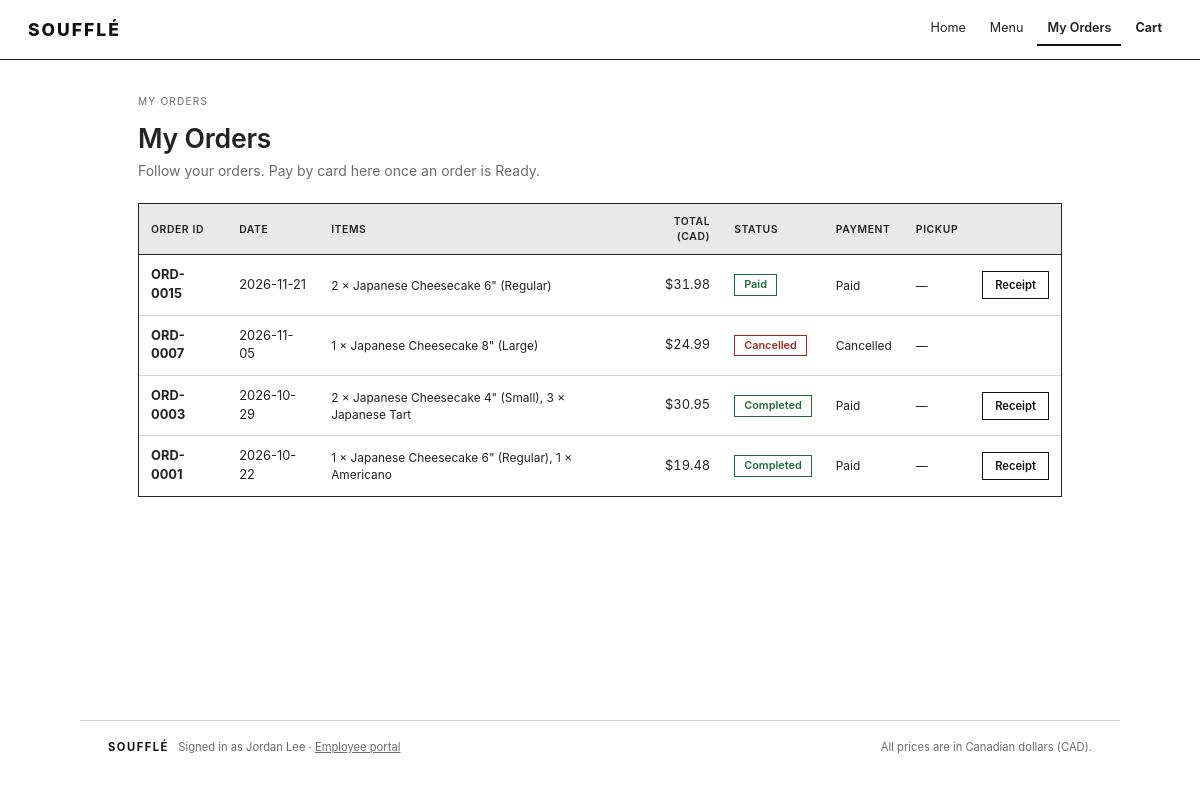
Page /my-orders on the committed database.
### tables this page shows
CREATE TABLE orders (
    orderID     TEXT PRIMARY KEY,
    customerID  INTEGER REFERENCES customers(customerID),
    employeeID  INTEGER NOT NULL REFERENCES employees(employeeID),
    storeID     INTEGER NOT NULL REFERENCES stores(storeID),
    promotionID INTEGER REFERENCES promotions(promotionID),
    orderLine   INTEGER NOT NULL DEFAULT 0,
    orderDate   TEXT NOT NULL,
    orderType   TEXT NOT NULL,
    orderTotal  REAL NOT NULL DEFAULT 0 CHECK (orderTotal >= 0),
    orderStatus TEXT NOT NULL,      -- a state of the order state machine (Milestone 4)
    discountAmount REAL NOT NULL DEFAULT 0 CHECK (discountAmount >= 0)  -- from the promotion
);

CREATE TABLE menu_items (
    menuItemID  INTEGER PRIMARY KEY,
    name        TEXT NOT NULL,
    description TEXT,
    category    TEXT,
    price       REAL NOT NULL CHECK (price >= 0),
    isAvailable INTEGER NOT NULL DEFAULT 1 CHECK (isAvailable IN (0, 1))
, imageURL TEXT);

### web_app.py (the view)
@app.route("/my-orders")
def my_orders():
    rows = query("SELECT * FROM orders WHERE customerID = ? ORDER BY orderID DESC",
                 (CUSTOMER_ID,))
    orders = []
    for r in rows:
        order = load_order(r["orderID"])
        orders.append({"view": order_view(order), "payment": payment_status(order)})
    return render_template("site/my_orders.html", orders=orders)

### database/connection.py (called while the page is built)
def get_connection(path=DB_PATH):
    conn = sqlite3.connect(path)
    conn.row_factory = sqlite3.Row
    conn.execute("PRAGMA foreign_keys = ON")
    return conn

### models/orders.py (called while the page is built)
def order_from_row(row) -> Order:
    return Order(row["orderID"], [], date.fromisoformat(row["orderDate"]), row["orderType"],
                 row["orderTotal"], row["orderStatus"], customerID=row["customerID"],
                 employeeID=row["employeeID"], storeID=row["storeID"],
                 promotionID=row["promotionID"], discountAmount=row["discountAmount"])

def load_order(orderID: str) -> Order:
    with closing(get_connection()) as conn:
        row = conn.execute("SELECT * FROM orders WHERE orderID = ?",
                           (orderID.strip().upper(),)).fetchone()
    if row is None:
        raise ValueError(f"There is no order {orderID}.")
    return order_from_row(row)

    def __post_init__(self):
        self.cancellationReason = ""

    def getOrderDetails(self) -> List[OrderLine]:
        with closing(get_connection()) as conn:
            rows = conn.execute(
                "SELECT l.*, m.name, m.description, m.category, m.price, m.isAvailable "
                "FROM order_lines l JOIN menu_items m ON m.menuItemID = l.menuItemID "
                "WHERE l.orderID = ? ORDER BY l.orderLineID", (self.orderID,)).fetchall()
        self.orderLine = [
            OrderLine(r["orderLineID"], r["quantity"], r["specialInstructions"] or "",
                      r["lineTotal"], orderID=self.orderID,
                      menuItem=MenuItem(r["menuItemID"], r["name"], r["description"],
                                        r["category"], r["price"], bool(r["isAvailable"])))
            for r in rows]
        return self.orderLine

### models/people.py (called while the page is built)
def load_customer(customerID: int) -> Customer:
    with closing(get_connection()) as conn:
        r = conn.execute("SELECT p.*, c.customerID FROM customers c JOIN persons p "
                         "ON p.personID = c.personID WHERE c.customerID = ?", (customerID,)).fetchone()
    if r is None:
        raise ValueError(f"There is no customer {customerID}.")
    return Customer(r["personID"], r["firstName"], r["lastName"], r["phone"], r["email"],
                    r["customerID"])

    def __post_init__(self):
        if type(self) is Person:
            raise TypeError("Person is abstract: create a Customer, Employee or Manager instead.")

    def getFullName(self) -> str:
        return f"{self.firstName} {self.lastName}"

### templates/site/my_orders.html (shortened to what this page needs)
{% extends "site/base.html" %}
{% from "macros.html" import money, status %}
{% block content %}
<div class="crumb">My Orders</div>
<h1>My Orders</h1>
<p class="lead">Follow your orders. Pay by card here once an order is Ready.</p>
<div class="box">
  <table>
    <tr><th>Order ID</th><th>Date</th><th>Items</th><th class="num">Total (CAD)</th><th>Status</th><th>Payment</th><th>Pickup</th><th></th></tr>
    {% for row in orders %}{% set v = row.view %}
    <tr>
      <td><b>{{ v.order.orderID }}</b></td>
      <td>{{ v.order.orderDate }}</td>
      <td class="small">{% for l in v.lines %}{{ l.quantity }} × {{ l.menuItem.name }}{{ ', ' if not loop.last }}{% endfor %}</td>
      <td class="num">{{ money(v.order.orderTotal) }}</td>
      <td>{{ status(v.order.orderStatus) }}</td>
      <td class="small">{{ row.payment }}</td>
      <td class="small">{{ v.pickup or '—' }}</td>
      <td>
        {% if v.order.orderStatus in ('Ready', 'Declined') %}
          <a class="btn primary sm" href="{{ url_for('site_pay', orderID=v.order.orderID) }}">Pay now</a>
        {% elif v.order.orderStatus in ('Paid', 'Completed') %}
          <a class="btn sm" href="{{ url_for('site_receipt', orderID=v.order.orderID) }}">Receipt</a>
        {% elif v.order.orderStatus == 'In process' %}
          <a class="btn sm" href="{{ url_for('cart') }}">Open cart</a>
        {% endif %}
      </td>
    </tr>
    {% else %}
      <tr><td colspan="8" class="empty">You have no orders yet.</td></tr>
    {% endfor %}
  </table>
</div>
{% endblock %}

### templates/macros.html (shortened to what this page needs)
{% macro money(value) -%}${{ '%.2f' | format(value or 0) }}{%- endmacro %}
{% macro status(s) -%}
  {%- set bad = s in ('Declined', 'Cancelled', 'Awaiting Manager Approval') -%}
  {%- set good = s in ('Paid', 'Accepted', 'approved', 'Completed') -%}
  {%- set label = {'In process': 'In process', 'In progress': 'In Progress'}.get(s, s) -%}
  <span class="status{{ ' bad' if bad }}{{ ' good' if good }}">{{ label }}</span>
{%- endmacro %}

### static/style.css (style rules this page uses)
:root { --ink: #111; --text: #222; --muted: #6b6b6b; --line: #d6d6d6; --line-dark: #222; --panel: #f2f2f2; --panel-2: #e9e9e9; --side: #efefef; --white: #fff; --ok: #1f6b3a; --bad: #a12626; }
* { box-sizing: border-box; }
html { font-size: 14px; }
body { margin: 0; color: var(--text); background: var(--white); font-family: Inter, "Helvetica Neue", Arial, system-ui, sans-serif; line-height: 1.45; }
a { color: inherit; }
h1 { font-size: 1.9rem; font-weight: 600; margin: 0 0 4px; letter-spacing: -.2px; }
p { margin: 0 0 10px; }
.lead { color: var(--muted); margin-bottom: 22px; }
.small { font-size: .85rem; }
.crumb { font-size: .72rem; letter-spacing: 1.2px; text-transform: uppercase; color: var(--muted); margin-bottom: 10px; }
.box { border: 1px solid var(--line-dark); background: var(--white); margin-bottom: 18px; }
table { width: 100%; border-collapse: collapse; font-size: .92rem; }
th { background: var(--panel-2); text-align: left; font-size: .74rem; letter-spacing: .6px; text-transform: uppercase; font-weight: 600; padding: 10px 12px; border-bottom: 1px solid var(--line-dark); }
td { padding: 11px 12px; border-bottom: 1px solid var(--line); vertical-align: middle; }
tr:last-child td { border-bottom: none; }
.num { text-align: right; font-variant-numeric: tabular-nums; }
.btn, button { font: inherit; font-size: .88rem; font-weight: 600; cursor: pointer; display: inline-block; padding: 9px 18px; border: 1px solid var(--ink); background: var(--white); color: var(--ink); text-decoration: none; text-align: center; white-space: nowrap; border-radius: 0; }
.btn.sm, button.sm { padding: 5px 12px; font-size: .8rem; }
.status { display: inline-block; border: 1px solid var(--ink); padding: 2px 9px; font-size: .78rem; font-weight: 600; white-space: nowrap; background: #fff; }
.status.bad { border-color: var(--bad); color: var(--bad); }
.status.good { border-color: var(--ok); color: var(--ok); }

### rows in the picture
orders: order.orderID "ORD-0015", order.orderDate "2026-11-21", quantity "2" "2" "3" "1" "1", orderTotal "31.98", orderStatus "Paid", payment "Paid", pickup "—", order.orderDate "2026-10-29", last "," ",", order.orderDate "2026-10-22"
menu_items: menuItem.name "Japanese Cheesecake 6\" (Regular)" "Japanese Cheesecake 6\" (Regular)"
orders: order.orderID "ORD-0007", order.orderDate "2026-11-05", quantity "1", orderTotal "24.99", orderStatus "Cancelled", payment "Cancelled", pickup "—"
menu_items: menuItem.name "Japanese Cheesecake 8\" (Large)"
orders: order.orderID "ORD-0003", orderTotal "30.95", orderStatus "Completed"
menu_items: menuItem.name "Japanese Cheesecake 4\" (Small)"
menu_items: menuItem.name "Japanese Tart"
orders: order.orderID "ORD-0001", orderTotal "19.48", orderStatus "Completed"
menu_items: menuItem.name "Americano"

### other values in the picture
{{ website_customer }} "Jordan Lee"
